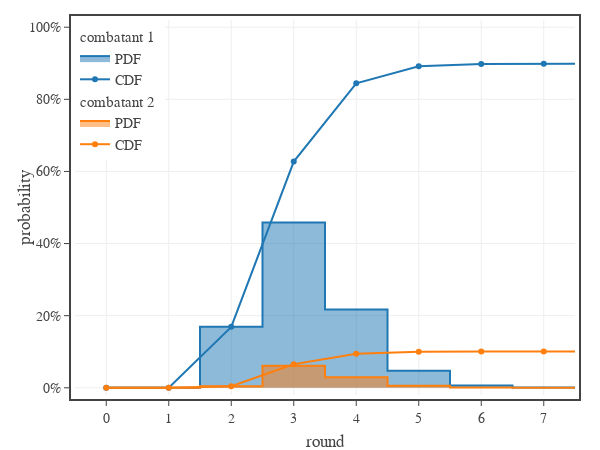

The code cell stored with this chart in its notebook:
### Code cell
# Fig. 3: plots the damage distribution for an example combat encounter after two rounds of combat
combatants = [
    cp.Combatant(
        group='combatant 1',
        name='combatant 1',
        opponent='combatant 2',
        level=5,
        hit_points = 30,
        damage = [2 @ cp.attack(5, 1 @ d(6) + 4, 2 @ d(6) + 4).damage(12)],
    ),
    cp.Combatant(
        group='combatant 2',
        name='combatant 2',
        opponent='combatant 1',
        level=5,
        hit_points = 30,
        damage = [1 @ cp.attack(5, 1 @ d(8) + 5, 2 @ d(8) + 5).damage(12)],
    )
]
e = cp.Encounter(combatants, rounds=8)

print('mean', e.encounter_length(units='rounds'))
print('variance', e.encounter_length_variance(units='rounds'))
print('sigma', e.encounter_length_sigma(units='rounds'))

# create figure
x_min = -1
#x_max = max([c.hit_points for c in combatants])
x_max = 8
fig = go.Figure(
    layout=go.Layout(
        template=tfb.FIG_TEMPLATE,
        xaxis=dict(
            title_text='round',
            range=[x_min+0.5,x_max-0.5],
            tick0=0, dtick=1,
            #minor=dict(tick0=0, dtick=5.0),
        ),
        yaxis=dict(
            title_text='probability',
            range=[-0.02,1.02],
            tickformat='.0%'
        ),
        legend=dict(
            xanchor='left', yanchor='top',
            x=0.00, y=1.00,
            orientation='v',
            tracegroupgap=0,
        )
    )
)

colors = iter(COLOR_LIST)
for group in ['combatant 1','combatant 2']:
    color = next(colors)
    t = [0] + [t['turn'] for t in e.turns if t['group'] == group]
    x = [0] + [t['round'] for t in e.turns if t['group'] == group]
    y = e.group_win_pdf(group)
    y = [0] + [y[i] for i in range(len(e.turns)) if e.turns[i]['group'] == group]
    fig.add_trace(go.Scatter(
        x=x, 
        y=y,
        legendgroup=group,
        legendgrouptitle_text=group,
        name=f'PDF',
        mode='lines',
        line_shape='hvh',
        line_color=color,
        fill='tozeroy',
        customdata=t,
        hoveron='points',
        hovertemplate=
            f'<b>{group} - PDF</b><br>'+
            'round %{x:.0f} (turn %{customdata:.0f})<br>'+
            'probability %{y:.1%}<extra></extra>',
    ))

    x = [0] + [t['round'] for t in e.turns if t['group'] == group]
    y = e.group_win_cdf(group)
    y = [0] + [y[i] for i in range(len(e.turns)) if e.turns[i]['group'] == group]
    fig.add_trace(go.Scatter(
        x=x, 
        y=y,
        name=f'CDF',
        legendgroup=group,
        legendgrouptitle_text=group,
        line_color=color,
        customdata=t,
        hovertemplate=
            f'<b>{group} - CDF</b><br>'+
            'round %{x:.0f} (turn %{customdata:.0f})<br>'+
            'probability %{y:.1%}<extra></extra>',
    ))

    print(f'{group} - {e.group_damage_mean(group, clip=True):.1f}')

# show figure
fig.update_layout(width=600, height=450)
fig.show(config=tfb.FIG_CONFIG)

# save figures
if SAVEFIGS:
    fig.update_layout(autosize=True, width=None, height=None)
    tfb.save_fig_html(fig, format='large', name=f'./fig-example-win-distribution-large')
    tfb.save_fig_html(fig, format='small', name=f'./fig-example-win-distribution-small')

### Figure 1 — Plotly figure (JSON) as saved in the notebook; plotly's stock layout.template omitted (floating-point values rounded to 4 significant figures)
{"data": [{"customdata": [0, 1, 3, 5, 7, 9, 11, 13, 15], "fill": "tozeroy", "hoveron": "points", "hovertemplate": "<b>combatant 1 - PDF</b><br>round %{x:.0f} (turn %{customdata:.0f})<br>probability %{y:.1%}<extra></extra>", "legendgroup": "combatant 1", "legendgrouptitle": {"text": "combatant 1"}, "line": {"color": "#1f77b4", "shape": "hvh"}, "mode": "lines", "name": "PDF", "type": "scatter", "x": [0, 1, 2, 3, 4, 5, 6, 7, 8], "y": [0, 2.894e-05, 0.169, 0.4583, 0.217, 0.0474, 0.006621, 0.0006923, 5.915e-05]}, {"customdata": [0, 1, 3, 5, 7, 9, 11, 13, 15], "hovertemplate": "<b>combatant 1 - CDF</b><br>round %{x:.0f} (turn %{customdata:.0f})<br>probability %{y:.1%}<extra></extra>", "legendgroup": "combatant 1", "legendgrouptitle": {"text": "combatant 1"}, "line": {"color": "#1f77b4"}, "name": "CDF", "type": "scatter", "x": [0, 1, 2, 3, 4, 5, 6, 7, 8], "y": [0, 2.894e-05, 0.169, 0.6273, 0.8443, 0.8917, 0.8983, 0.899, 0.8991]}, {"customdata": [0, 2, 4, 6, 8, 10, 12, 14, 16], "fill": "tozeroy", "hoveron": "points", "hovertemplate": "<b>combatant 2 - PDF</b><br>round %{x:.0f} (turn %{customdata:.0f})<br>probability %{y:.1%}<extra></extra>", "legendgroup": "combatant 2", "legendgrouptitle": {"text": "combatant 2"}, "line": {"color": "#ff7f0e", "shape": "hvh"}, "mode": "lines", "name": "PDF", "type": "scatter", "x": [0, 1, 2, 3, 4, 5, 6, 7, 8], "y": [0, 0, 0.004474, 0.06092, 0.02889, 0.005826, 0.0007557, 7.439e-05, 6.055e-06]}, {"customdata": [0, 2, 4, 6, 8, 10, 12, 14, 16], "hovertemplate": "<b>combatant 2 - CDF</b><br>round %{x:.0f} (turn %{customdata:.0f})<br>probability %{y:.1%}<extra></extra>", "legendgroup": "combatant 2", "legendgrouptitle": {"text": "combatant 2"}, "line": {"color": "#ff7f0e"}, "name": "CDF", "type": "scatter", "x": [0, 1, 2, 3, 4, 5, 6, 7, 8], "y": [0, 0, 0.004474, 0.06539, 0.09428, 0.1001, 0.1009, 0.1009, 0.1009]}], "layout": {"height": 450, "legend": {"orientation": "v", "tracegroupgap": 0, "x": 0, "xanchor": "left", "y": 1, "yanchor": "top"}, "width": 600, "xaxis": {"dtick": 1, "range": [-0.5, 7.5], "tick0": 0, "title": {"text": "round"}}, "yaxis": {"range": [-0.02, 1.02], "tickformat": ".0%", "title": {"text": "probability"}}}}
